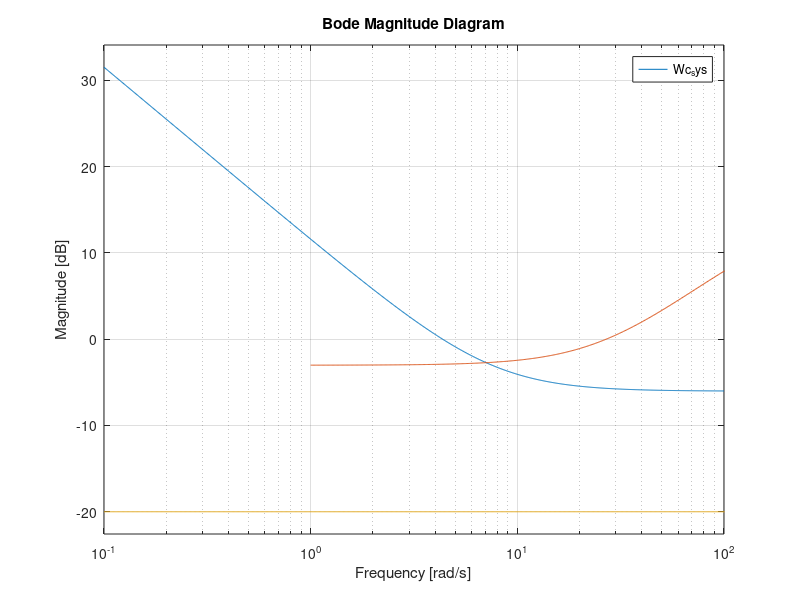

Write the MATLAB code that produced this figure. (Note: this script raises an error after producing the figure.)
clc
clear all
close all
format short e

disp('****************************** Program Start ****************');
plot_file_name = 'Homework_4_HINF_2017.ppt';
save_plots = 0; % Flag to bypass saving plots
w = logspace(-3,4,1000);
t = linspace(0,2.5,1000);
dd=0.:.001:2*pi;
xx1=cos(dd)-1;yy1=sin(dd);
rtd = 180/pi;

g    = 32.174;

m2ft = 3.2808;    % meters to feet conversion
ft2m = 1/3.2808;  % feet to meters conversion

% Public release airframe parameters
%*************************************************************************
% Plant Model
%*************************************************************************
% State Names 
%  ----------- 
%  AZ fps2         
%  q rps           
%  Dele rad        
%  Dele dot rps    
 
%  Input Names
%  -----------
%  Dele cmd deg    
% Plant.Ap = [ -0.576007     -3255.07            4.88557       9.25796;
%           -0.0410072       -0.488642       -2.03681       0      ;
%                  0                0               0             1      ;
%                  0                0           -8882.64       -133.266  ];
% Plant.Bp = [      0  ;  0   ;     0   ;  8882.64];
% Plant.Cp = [1 0 0 0];
% Plant.Dp = 0.*Plant.Cp*Plant.Bp;
% pstatnam = {'Az fps2' 'q rps' 'dele rad' 'deledot rps'};
% poutnam  = {'Az fps2'};
% pinnam   = {'delecmd rad'};
% plant=ss(Plant.Ap,Plant.Bp,Plant.Cp,Plant.Dp,'statename',pstatnam,'inputname',pinnam,'outputname',poutnam);

%**************************************************************************
% Aircraft Model Data
%**************************************************************************
% Model (taken from example 5.2, the aircraft pitch axis plant data)
% Aero constants used in the aircraft model:
Za_V = -1.3046;
Ma   = 47.711; % Positve Ma = unstable aircraft
Zd_V = -.2142;
Md   = -104.83;
V    = 886.78; % (fps)
Za   = V*Za_V;
Zd   = V*Zd_V;
w_act = 2.*pi*11; % actuator natural frequency rps
z_act = 0.707;    % actuator damping

grav = 32.174; % (fps2)

%**************************************************************************
% Plant model for analysis with actuator 
%**************************************************************************
% States are AOA (rad),  pitch rate (rps), dele (rad), deledot (rps)
disp('Plant Model')
disp('xpdot = Ap*xp + Bp*u')
disp('    y = Cp*xp + Dp*u')
disp('   xp = AOA (rad), pitch rate q (rps), dele (rad), deledot (rps)')
disp('    u =  delec (rad)')
disp('    y =  Az (fps2), AOA (rad), pitch rate q (rps), dele (rad), deledot (rps)')

disp(' ')

Plant.Ap = [Za_V  1.      Zd_V          0.; 
      Ma    0.       Md           0.;
      0.    0.       0.           1.;
      0.    0. -w_act*w_act -2*z_act*w_act];

% Input is dele (rad)
Plant.Bp = [0.; 0.; 0.; w_act*w_act ];

% Outputs are Az (fps2), AOA (rad), pitch rate (rps), dele (rad), deledot (rps)
Plant.Cp = [  Za   0.  Zd  0. ];
Plant.Dp = 0.*Plant.Cp*Plant.Bp;




% ~~~~~~~~~~~~~~~~~~~~~~~~~~~~~~~~~~~~~~~~~~~~~~~~~~~~~~~~~~~~~~~~~
% ~~~~~~~~~~~~~~~~~~~~  Hinf Optimal Control  ~~~~~~~~~~~~~~~~~~~~~
% ~~~~~~~~~~~~~~~~~~~~~~~~~~~~~~~~~~~~~~~~~~~~~~~~~~~~~~~~~~~~~~~~~

%% Target Loop Gain Cross-Over Frequency
% This parameter set the target bandwidth

wlgcf = 1.2; %Hz
disp(' ')
disp(['Target lgcf = ' num2str(wlgcf)])
disp(' ')

%% Sensitivity Ws

Ws.Tau = 1/(2*pi*wlgcf);
Ws.K = 0.5/Ws.Tau;
%Ws.K = 0.8/Ws.Tau;
Ws.num = Ws.K * [Ws.Tau, 1];
Ws.den = [1, 0];
[Ws.A,Ws.B,Ws.C,Ws.D] = tf2ss(Ws.num,Ws.den);

Ws.sys = ss(Ws.A,Ws.B,Ws.C,Ws.D)
% Ws.A
% Ws.B
% Ws.C
% Ws.D
figure(1)
bodemag(Ws.sys)
grid on
hold on

%% Complementary Sensitivity Wt (what are tauN and TauD?)

Wt.TauN = 1/(3.5*2*pi*wlgcf);
Wt.TauD = 0.005;
Wt.K = 0.707;
Wt.num = Wt.K * [Wt.TauN, 1];
Wt.den = [Wt.TauD, 1];
[Wt.A,Wt.B,Wt.C,Wt.D] = tf2ss(Wt.num,Wt.den);

Wt.sys = ss(Wt.A,Wt.B,Wt.C,Wt.D);
% Wt.A
% Wt.B
% Wt.C
% Wt.D
bodemag(Wt.sys)
grid on
hold on

%% Control Activity (what is this)

Wc = 0.1;
Cc = [0, 0, 0, 1];
Wc_sys = ss(0,0,0,Wc);

bodemag(Wc_sys)
xlim([0.1,100])
if(save_plots == 1) saveppt2(plot_file_name); end   
hold off

%% Hinf State-Feedback Matrix Setup (with E,21 and D1,31 fixes)

HinfSF.A = [     Plant.Ap, zeros(4,1), zeros(4,1);...
            Ws.B*Plant.Cp,       Ws.A,          0;...
            Wt.B*Plant.Cp,          0,       Wt.A];

HinfSF.B = [     Plant.Bp;...
            Ws.B*Plant.Dp;...
            Wt.B*Plant.Dp];

HinfSF.E = [zeros(4,1);...
                 -Ws.B;...
                     0];

HinfSF.C = [ Ws.D*Plant.Cp, Ws.C,    0;...
             Wt.D*Plant.Cp,    0, Wt.C;...
            Wc*Cc*Plant.Ap,    0,    0];
            
HinfSF.D1 = [ Ws.D*Plant.Dp;...
              Wt.D*Plant.Dp;...
             Wc*Cc*Plant.Bp];

HinfSF.D2 = [-Ws.D;...
                 0;...
                 0];

HinfSF.B_hat = [HinfSF.B, HinfSF.E];

HinfSF.D_hat = [HinfSF.D1, HinfSF.D2];

HinfSF.Q = HinfSF.C'*HinfSF.C;
HinfSF.S = [HinfSF.C'*HinfSF.D1 HinfSF.C'*HinfSF.D2];

% HinfSF.A 
% HinfSF.B 
% HinfSF.E 
% HinfSF.C 
% HinfSF.D1 
% HinfSF.D2 
% HinfSF.B_hat 
% HinfSF.D_hat
% HinfSF.Q
% HinfSF.S


%% Gamma Search Algorithm

gamma_max = 20;
gamma_min = 1;
gamma = gamma_max;
to_test = 1;

while(abs(gamma_max - gamma_min)>1e-10)
    if to_test == 1
        gamma_max = gamma;
    else
        gamma_min = gamma;
    end
    gamma = (gamma_max + gamma_min)/2;   
    disp(['gamma_max = ',num2str(gamma_max,  '%12.10g'),'  gamma = ',num2str(gamma,  '%12.10g'),...
          '  gamma_min = ',num2str(gamma_min,  '%12.10g')])
    
    HinfSF.R = [HinfSF.D1'*HinfSF.D1 HinfSF.D1'*HinfSF.D2;...
                HinfSF.D2'*HinfSF.D1 HinfSF.D2'*HinfSF.D2 - gamma^2];
    
    [P,CL_eig,K] = care(HinfSF.A,HinfSF.B_hat,HinfSF.Q,HinfSF.R,HinfSF.S);
    
    pos_test = 1;
    ev = eig(P);
    for i = 1:6
        if ev(i) < 0
            pos_test = 0;
        end
    end

    HinfSF.Kxopt = -[1 0]*HinfSF.R^-1*(HinfSF.B_hat'*P + HinfSF.S');
    HinfSF.Aref = HinfSF.A + HinfSF.B*HinfSF.Kxopt;
    
    eig_test = 1;
    ev_cl = eig(HinfSF.Aref);
    for i = 1:6
        if ev_cl(i) >= 0
            eig_test = 0;
        end
    end
    to_test = pos_test*eig_test;    
end

disp(' ')
disp('1 ********************')

HinfSF.Kxref = HinfSF.Kxopt;
disp(['Gamma optimal = ',num2str(gamma,  '%12.10g')])
disp(['K optimal = ',num2str(HinfSF.Kxopt)])
Niter = 0;

EE=HinfSF.A'*P+P*HinfSF.A - (P*HinfSF.B_hat+HinfSF.S)*inv(HinfSF.R)*(HinfSF.B_hat'*P+HinfSF.S')+HinfSF.Q;
disp(['Norm EE opt = ',num2str(norm(EE))]);

%%%%%%%%%%%%%%%%%%%%%%%%%%%%%
%%%%%%%%%%%%%%%%%%%%%%%%%%%%%
%%%%%%%%%%%%%%%%%%%%%%%%%%%%%
%
% Set gamm to a value slighly larger than the optimal to get smaller gains
gamma = 1.4 %% gamma chosen such that time response of Hinf matches RSLQR in accel tracking
    HinfSF.R = [HinfSF.D1'*HinfSF.D1 HinfSF.D1'*HinfSF.D2;...
                HinfSF.D2'*HinfSF.D1 HinfSF.D2'*HinfSF.D2 - gamma^2];
    [P,CL_eig,K] = care(HinfSF.A,HinfSF.B_hat,HinfSF.Q,HinfSF.R,HinfSF.S);
    HinfSF.Kxref = -[1 0]*HinfSF.R^-1*(HinfSF.B_hat'*P + HinfSF.S');
    HinfSF.Aref = HinfSF.A + HinfSF.B*HinfSF.Kxref;
disp(['Gamma = ',num2str(gamma, '%12.10g')])
disp(['K ref = ',num2str(HinfSF.Kxref)])
EE=HinfSF.A'*P+P*HinfSF.A - (P*HinfSF.B_hat+HinfSF.S)*inv(HinfSF.R)*(HinfSF.B_hat'*P+HinfSF.S')+HinfSF.Q;
disp(['Norm EE opt = ',num2str(norm(EE))]);
disp(' ')
disp('2 ********************')

format short
disp(' ')
disp('Hinf Matrices')
disp('[ A B E]')
HH = [ HinfSF.A HinfSF.B HinfSF.E ]
disp('[ C D1 D2 ]')
HH = [ HinfSF.C HinfSF.D1 HinfSF.D2  ]
disp('[ B_hat ]')
HH = HinfSF.B_hat
disp('[ D_hat ]')
HH = HinfSF.D_hat
disp('[ Q ]')
HH = HinfSF.Q
disp('[ S ]')
HH = HinfSF.S
disp('[ R ]')
HH = HinfSF.R
format short e


%% Closed-Loop System
%*******************************************************
% General Form 
%*******************************************************  
%Close the loop to test the model
% Plant form  xdot = Apx + Bpu; 
%                      y = Cpx +Dpu

  Ap = Plant.Ap
  Bp = Plant.Bp
  Cp = [  Za   0.  Zd  0. ;
          eye(4)]
  Dp = 0*Cp*Bp

% plant size
[nCp,nAp] = size(Cp);
[~,nBp]   = size(Bp);

% Controller xcdot = Acxc + Bc1y + Bc2r
%                      u = Ccxc + Dc1y + Dc2r

  Ac = [ Ws.A       0.;
               0.    Wt.A]
  Bc1 = [ Ws.B*[1 0 0 0 0]
          Wt.B*[1 0 0 0 0]]
  Bc2 = [-Ws.B
                 0.]
  Cc   = [ HinfSF.Kxref(:,5:6) ]
  Dc1 = [ 0. HinfSF.Kxref(:,1:4)]
  Dc2 = [ 0. ]
  
    
%   w=logspace(-1,4,500);
  rtd=180/pi;

  
% Form the closed loop system
     Z = inv(eye(size(Dc1*Dp))-Dc1*Dp);
     Acl = [     (Ap+Bp*Z*Dc1*Cp)              (Bp*Z*Cc);
         (Bc1*(Cp+Dp*Z*Dc1*Cp))  (Ac+Bc1*Dp*Z*Cc)];
     Bcl = [       Bp*Z*Dc2;
         (Bc2+Bc1*Dp*Z*Dc2)];
     Ccl = [(Cp+Dp*Z*Dc1*Cp) (Dp*Z*Cc)];
     Dcl =(Dp*Z*Dc2);
     sys_cl = ss(Acl,Bcl,Ccl,Dcl);


disp('Closed Loop Eigenvalues')
damp(Acl)
[V,D] = eig(Acl);
disp('Closed Loop Eigenvectors')
V
disp('Closed Loop Eigenvalues')
D


% SS model of loop gain at the plant input Lu
     A_Lu = [ Ap 0.*Bp*Cc;  Bc1*Cp Ac];
     B_Lu = [ Bp; Bc1*Dp];
     C_Lu = -[ Dc1*Cp Cc];%change sign for loop gain
     D_Lu = -[ Dc1*Dp];
     sys_Lu = ss(A_Lu,B_Lu,C_Lu,D_Lu);
     RSLQRLuFreqResp = allmargin(sys_Lu) 
     magdb = 20*log10(abs(squeeze(freqresp(sys_Lu,w))));
     wc = crosst(magdb,w); % LGCF, assumes Lu is a scalar
     sr = sigma(sys_Lu,w,3);
     sru_min = min(abs(sr));
     rd = sigma(sys_Lu,w,2);
     rdu_min = min(abs(rd));
     Lu = freqresp(sys_Lu,w);
     
% Analysis at plant output
     T  = freqresp(sys_cl,w); % Complementary Sensitivity
     S = 1 - T; % Sensitivity
     T_Az = 20*log10(abs(squeeze(T(1,1,:))));
     S_Az = 20*log10(abs(squeeze(S(1,1,:))));
     Tmax = max(T_Az); % Inf Norm of T in dB
     Smax = max(S_Az); % Inf Norm of S in dB
     Ws_magdb = 20*log10(abs(squeeze(1/freqresp(Ws.sys,w)))) ;
     Wt_magdb = 20*log10(abs(squeeze(1/freqresp(Wt.sys,w)))) ;



     %Compute singluar value margins
     neg_gm =  min([ (1/(1+rdu_min)) (1-sru_min)]); % in dB
     pos_gm =  max([ (1/(1-rdu_min)) (1+sru_min)]); % in dB
     neg_gmdB = 20*log10( neg_gm ); % in dB
     pos_gmdB = 20*log10( pos_gm ); % in dB
     pm = 180*(max([2*asin(rdu_min/2) 2*asin(sru_min/2)]))/pi;% in deg
     disp('Singular value margins')
     disp(['Min Singular value I+Lu =    ' num2str(rdu_min)])
     disp(['Min Singular value I+invLu = ' num2str(sru_min)])
     disp(['Singular value gain margins = [' ...
         num2str(neg_gmdB) ' dB,' num2str(pos_gmdB) ' dB ]' ])
     disp(['Singular value phase margins = [ +/-' ...
         num2str(pm)  ' deg ]' ])

  
%########################################################################
%LQR Addition
%Define plant matrices without actuator
Ap1 = [Za_V, 1; Ma, 0];
Bp1 = [Zd_V; Md];
Cp1 = [Za, 0; 0, 1];
Dp1 = [Zd; 0]; 

%Define wiggle matrices
o1 = [0; 0];
Aw = [0, Cp1(1,:); o1, Ap1];
Bw = [Dp1(1); Bp1];


%BEGIN LQR
% Setup range of penalties for the LQR
Q=0.*Aw; %sets up a matrix Q that is the size of Aw and is all 0s
R=1;
xeig=[];
%qq is a vector which each element scales the LQR Q matrix
qq=logspace(-6,-1,50); %these are the varying values of q11

xopenloop=eig(Aw);
% Preallocate matrices for speed
az_st = 0.*ones(numel(qq),numel(t));
q_st = 0.*ones(numel(qq),numel(t));
del_st = 0.*ones(numel(qq),numel(t));
deldot_st = 0.*ones(numel(qq),numel(t));


% Loop LQR design increasing the LQR penealty (qq)
% and compute the time domain and frequency domain metrics as the penalty
% is varied
npts = numel(qq);
ii = 1;
%while ii < npts,
% The only penalty is the 1,1 element on the error state
% Desing the gains
Q(1,1)=qq(17);
[Kx_lqr,~,~]=lqr(Aw,Bw,Q,R);

% populate the controller matrices
Ac_act = 0.;
Bc1_act = [1. 0. 0. 0. 0.];
Bc2_act = -1;
Cc_act = -Kx_lqr(1);
Dc1_act = [0. -Kx_lqr(2:3) 0. 0.];
Dc2_act = 0.;

% Form the closed loop system
Z = inv(eye(size(Dc1_act*Dp))-Dc1_act*Dp);
Acl_act = [ (Ap+Bp*Z*Dc1_act*Cp) (Bp*Z*Cc_act);
    (Bc1_act*(Cp+Dp*Z*Dc1_act*Cp)) (Ac_act+Bc1_act*Dp*Z*Cc_act)];
Bcl_act = [ Bp*Z*Dc2_act;
    (Bc2_act+Bc1_act*Dp*Z*Dc2_act)];
Ccl_act = [(Cp+Dp*Z*Dc1_act*Cp) (Dp*Z*Cc_act)];
Dcl_act =(Dp*Z*Dc2_act);
sys_cl_act = ss(Acl_act,Bcl_act,Ccl_act,Dcl_act);
% Compute closed loop eigenvalues for root locus plot
xx=eig(Acl_act);
xeig=[xeig;xx];

% SS model of loop gain at the plant input Lu
A_Lu_act = [ Ap 0.*Bp*Cc_act;  Bc1_act*Cp Ac_act];
B_Lu_act = [ Bp; Bc1_act*Dp];
C_Lu_act = -[ Dc1_act*Cp Cc_act];%change sign for loop gain
D_Lu_act = -[ Dc1_act*Dp];
sys_Lu_act = ss(A_Lu_act,B_Lu_act,C_Lu_act,D_Lu_act);
HinfLuFreqResp = allmargin(sys_Lu_act) 
magdb_act = 20*log10(abs(squeeze(freqresp(sys_Lu_act,w))));
wc = crosst(magdb,w); % LGCF, assumes Lu is a scalar
sr_act = sigma(sys_Lu_act,w,3);
sru_min_act = min(abs(sr_act));
rd_act = sigma(sys_Lu_act,w,2);
rdu_min_act = min(abs(rd_act));
Lu_act = freqresp(sys_Lu_act,w);
     
% Analysis at plant output
T_act  = freqresp(sys_cl_act,w); % Complementary Sensitivity
S_act = 1 - T_act; % Sensitivity
T_Az_act = 20*log10(abs(squeeze(T_act(1,1,:))));
S_Az_act = 20*log10(abs(squeeze(S_act(1,1,:))));
Tmax_act = max(T_Az_act); % Inf Norm of T in dB
Smax_act = max(S_Az_act); % Inf Norm of S in dB


Ain = A_Lu_act;
Bin = B_Lu_act;
Cin = C_Lu_act;
Din = D_Lu_act;


% Plant Input Freqeuncy Domain Analysis
for i=1:numel(w),
    s = sqrt(-1)*w(i);
    GG = Cp*inv(s*eye(size(Ap))-Ap)*Bp+Dp;
    KK = Cc_act*inv(s*eye(size(Ac_act))-Ac_act)*Bc1_act+Dc1_act;
    Lu_lqr(i)  = -KK*GG;
    RDu_lqr(i)  = 1. + Lu_lqr(i);
    SRu_lqr(i) = 1. + 1./Lu_lqr(i);
    Lin = Cin*inv(s*eye(size(Ain))-Ain)*Bin+Din;
    % This loops computes SISO freq response at plant input one loop open,
    % rest closed
    for jj = 1:nBp,
        Fyjj = eye(size(Lin));
        Fyjj(jj,jj) = 0.;
        Tujj(jj,i) = inv(eye(size(Lin)) + Lin*Fyjj)*Lin;
    end
end
    
%#######################################################################     

% RSLQR step response
y = step(sys_cl,t);
az = y(:,1); %  acceleration (fps2)
aze = abs(ones(size(az))-az);  % error for az
taur = 0.; taus= 0.; % rise time and settling time
fv = aze(numel(aze)); % final value of the error
e_n = aze - fv*ones(size(aze)) - 0.36*ones(size(aze));
e_n1 = abs(e_n) + e_n;
taur = crosst(e_n1,t); % rise time 
e_n = aze - fv*ones(size(aze)) - 0.05*ones(size(aze));
e_n1 = abs(e_n) + e_n;
taus = crosst(e_n1,t); % settling time

% Hinf step response
y_act = step(sys_cl_act,t);
az_act = y_act(:,1); %  acceleration (fps2)
aze_act = abs(ones(size(az_act))-az_act);  % error for az
taur_act = 0.; taus_act= 0.; % rise time and settling time
fv_act = aze_act(numel(aze_act)); % final value of the error
e_n_act = aze_act - fv_act*ones(size(aze_act)) - 0.36*ones(size(aze_act));
e_n1_act = abs(e_n_act) + e_n_act;
taur_act = crosst(e_n1_act,t); % rise time
e_n_act = aze_act - fv_act*ones(size(aze_act)) - 0.05*ones(size(aze_act));
e_n1_act = abs(e_n_act) + e_n_act;
taus_act = crosst(e_n1_act,t); % settling time

% Scale the linear response by 32.174 for "one gee"
% Plot the time histories
figure('Name','Acceleration Time History')
plot(t,az,'b','LineWidth',2);grid
hold on
plot(t,az_act,'r','LineWidth',2);
hold off
legend(['Hinf response ' '63% Tr = ' num2str(taur) ' 95% Ts = ' num2str(taus)],['RSLQR response ' '63% Tr = ' num2str(taur_act) ' 95% Ts = ' num2str(taus_act)]);
% legend(['63% Tr = ' num2str(taur) ' 95% Ts = ' num2str(taus)]);
xlabel('Time (sec)');
ylabel('Az (fps2)');
if(save_plots == 1) saveppt2(plot_file_name); end

figure('Name','Pitch Rate Time History')
plot(t,y(:,3)*rtd,'b','LineWidth',2);grid
xlabel('Time (sec)');
ylabel('Pitch Rate (dps)');
if(save_plots == 1) saveppt2(plot_file_name); end

figure('Name','Elevon Time History')
plot(t,y(:,4)*rtd,'b','LineWidth',2);grid
xlabel('Time (sec)');
ylabel('Elevon (deg)');
if(save_plots == 1) saveppt2(plot_file_name); end

figure('Name','Elevon Rate Time History')
plot(t,y(:,5)*rtd,'b','LineWidth',2);grid
xlabel('Time (sec)');
ylabel('Elevon Rate(dps)');
if(save_plots == 1) saveppt2(plot_file_name); end


ngm = -1/neg_gm;
pgm = -1/pos_gm;
figure('Name','Nyquist Plot'),
plot(xx1,yy1,'k:',real(squeeze(Lu)),imag(squeeze(Lu)),'k',...
    [ngm -1.],[0. 0.],'r',[-1 pgm],[0. 0.],'c','LineWidth',2);grid
axis([-3 3 -3 3]);
xlabel('Re(Lu)')
ylabel('Im(Lu)')
legend('Unit Circle at -1,j0','Lu','Neg SV Margin','Pos SV Margin');
if(save_plots == 1) saveppt2(plot_file_name); end

%
figure('Name','Nyquist Plot at Plant Input'),
plot(xx1,yy1,'r',real(squeeze(Lu)),imag(squeeze(Lu)),'k', real(squeeze(Lu_act)),...
imag(squeeze(Lu_act)), 'b', 'LineWidth',2);grid
axis([-2 2 -2 2]);
legend('Unit Circle','Hinf-SF','RSLQR-SF','Location','Best');
xlabel('Re(L)')
ylabel('Im(L)')
title('Nyquist Plot at Plant Input')
if(save_plots == 1) saveppt2(plot_file_name); end

figure('Name','Bode Magnitude at Plant Input'),
semilogx(w,20*log10(abs(squeeze(Lu))),'k','LineWidth',2);grid
hold on
semilogx(w,20*log10(abs(squeeze(Lu_act))),'b','LineWidth',2)
hold off
legend('Hinf-SF','RSLQR-SF','Location','Best');
xlabel('Frequency (rps)')
ylabel('Mag')
title('Bode at Input')
if(save_plots == 1) saveppt2(plot_file_name); end

figure
margin(sys_Lu);grid
if(save_plots == 1) saveppt2(plot_file_name); end

figure
margin(sys_Lu_act);grid
if(save_plots == 1) saveppt2(plot_file_name); end

figure('Name','Return Difference at Plant Input'),
semilogx(w,20*log10(abs(rd)),'k','LineWidth',2);grid
hold on
semilogx(w,20*log10(abs(rd_act)),'b','LineWidth',2);
hold off
legend(['Hinf min(I+Lu) = ' num2str(rdu_min)], ['RSLQR min(I+Lu) = ' num2str(rdu_min_act)], ...
    'Location','Best');
xlabel('Frequency (rps)')
ylabel('Mag dB')
title('Return Difference at Plant Input')
if(save_plots == 1) saveppt2(plot_file_name); end

figure('Name','Stability Robustness at Plant Input'),
semilogx(w,20*log10(abs(sr)),'k', 'LineWidth',2);grid
hold on
semilogx(w,20*log10(abs(sr_act)),'b', 'LineWidth',2);
hold off
legend(['Hinf min(I+invLu) = ' num2str(sru_min)],['RSLQR min(I+invLu) = ' num2str(sru_min_act)], ...
    'Location','Best');
xlabel('Frequency (rps)')
ylabel('Mag dB')
title('Stability Robustness at Plant Input')
if(save_plots == 1) saveppt2(plot_file_name); end

figure('Name','Comp Sens T');
semilogx(w,T_Az,'b',w,Wt_magdb,'k',w,T_Az_act,'g', 'LineWidth',2);grid
legend(['Hinf ||T||inf = ' num2str(Tmax) ' (dB)'],'invWt',...
    ['RSLQR ||T||inf = ' num2str(Tmax_act) ' (dB)'],'Location','Best');
title('Comp Sens T');
xlabel('Freq (rps)');ylabel('Mag (dB)');
if(save_plots == 1) saveppt2(plot_file_name); end  

figure('Name','Sens S');
semilogx(w,S_Az,'b',w,Ws_magdb,'k', w,S_Az_act,'g', 'LineWidth',2);grid
legend(['Hinf ||S||inf = ' num2str(Smax) ' (dB)'],'invWs', ...
    ['RSLQR ||S||inf = ' num2str(Smax_act) ' (dB)'],'Location','Best');
title('Sens S');
xlabel('Freq (rps)');ylabel('Mag (dB)');
if(save_plots == 1) saveppt2(plot_file_name); end   

 % Compute the noise-to-control TF Hinf
 Z = inv(eye(size(Dc1*Dp))-Dc1*Dp);
 Bv = [       Bp*Z*Dc1;
     (Bc1+Bc1*Dp*Z*Dc1)];
 Cv  = [ Z*Dc1*Cp Z*Cc];
 Cvv = [ Cv ; Cv*Acl ];
 Dv = Z*Dc1;
 Dvv = [ Dv; Cv*Bv];
 sys_noise = ss(Acl,Bv,Cvv,Dvv);
 v_2_u  = freqresp(sys_noise,w); % Noise to control freq response
 dele_Az    = 20*log10(abs(squeeze(v_2_u(1,1,:))));
 dele_q     = 20*log10(abs(squeeze(v_2_u(1,3,:))));
 deledot_Az = 20*log10(abs(squeeze(v_2_u(2,1,:))));
 deledot_q  = 20*log10(abs(squeeze(v_2_u(2,3,:))));
 
 % Compute the noise-to-control TF RSLQR
 Z = inv(eye(size(Dc1_act*Dp))-Dc1_act*Dp);
 Bv2 = [       Bp*Z*Dc1_act;
     (Bc1_act+Bc1_act*Dp*Z*Dc1_act)];
 Cv2  = [ Z*Dc1_act*Cp Z*Cc_act];
 Cvv2 = [ Cv2 ; Cv2*Acl_act ];
 Dv2 = Z*Dc1_act;
 Dvv2 = [ Dv2; Cv2*Bv2];
 sys_noise = ss(Acl_act,Bv2,Cvv2,Dvv2);
 v_2_u2  = freqresp(sys_noise,w); % Noise to control freq response
 dele_Az2    = 20*log10(abs(squeeze(v_2_u2(1,1,:))));
 dele_q2     = 20*log10(abs(squeeze(v_2_u2(1,3,:))));
 deledot_Az2 = 20*log10(abs(squeeze(v_2_u2(2,1,:))));
 deledot_q2  = 20*log10(abs(squeeze(v_2_u2(2,3,:))));
 
figure('Name','Noise-2-Control');
semilogx(w,dele_Az,'k',w,dele_q,'b',...
         w,dele_Az2,'k--',w,dele_q2,'b--',...
         'LineWidth',2);
legend('Az Hinf','q Hinf',...
       'Az RSlqr','q RSlqr',...
       'Location','Best');
title(['Noise to Control ']);
xlabel('Freq (rps)');ylabel('Mag (dB)');
grid;
if(save_plots == 1) saveppt2(plot_file_name); end   

figure('Name','Noise-2-Control Rate');
semilogx(w,deledot_Az,'k',w,deledot_q,'b',...
         w,deledot_Az2,'k--',w,deledot_q2,'b--',...
         'LineWidth',2);
legend('Az Hinf','q Hinf',...
       'Az RSlqr','q RSlqr',...
       'Location','Best');
title(['Noise to Control Rate']);
xlabel('Freq (rps)');ylabel('Mag (dB)');
grid;
if(save_plots == 1) saveppt2(plot_file_name); end   

return     